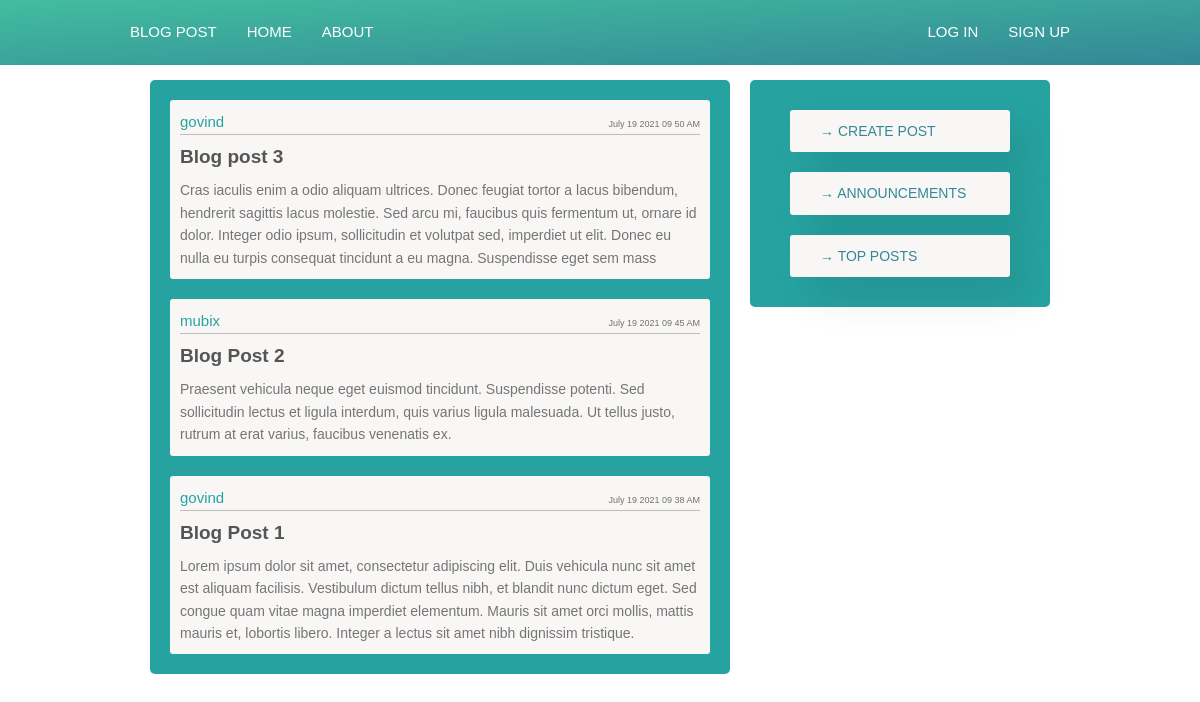
The page / on the database its author committed.
### blog/models.py (models this page shows, shortened)
class Post(models.Model):
    title = models.CharField(max_length=200)
    content = models.TextField()
    date_posted = models.DateTimeField(default=timezone.now)
    author = models.ForeignKey(User, on_delete=models.CASCADE)

### blog/views.py (the view)
# urls.py: path('', views.index, name="home" ),
def index(request):
    latest_posts = Post.objects.order_by('-date_posted')
    context = {
        'posts': latest_posts,
    }
    return render(request, 'blog/index.html', context)

### blog/templates/blog/index.html (shortened to what this page needs)
{% extends 'blog/base.html' %}
{% block content %}
    <div class="blogs">
        {% for post in posts %}
        <div class="blog">
            <div class="blog__box">
                <div class="blog__user">
                    <p class="blog__author">{{ post.author }}</p>
                    <p class="blog__udate">{{post.date_posted | date:"F d Y h i A"}}</p>
                </div>
                <h4 class="blog__title"><a href="{% url 'blog:details' post.id %}" class="blog__link">{{ post.title }}</a></h4>
                <p class="blog__content">{{post.content}}</p>
            </div>
        </div>
        {% endfor %}
    </div>
{% endblock %}

### blog/templates/blog/base.html (shortened to what this page needs)
{% load static %}
<!DOCTYPE html>
<html lang="en">
<head>
    {% block staticLink %}
        <link rel="stylesheet" href="{% static 'css/style.css' %}">
    {% endblock %}
</head>
<body>
    <div class="container">
        {% block navbar %}
            <header class="header">
                <nav class="nav">
                    <ul class="nav__list">
                        <li class="nav__item nav__item--1"><h4><a href="{% url 'blog:home' %}" class="nav__link">Blog Post</a></h4></li>
                        <li class="nav__item nav__item--1"><a href="{% url 'blog:home' %}" class="nav__link">Home</a></li>
                        <li class="nav__item nav__item--2"><a href="#" class="nav__link">About</a></li>
                        {% if user.is_authenticated %}
                            <li class="nav__item nav__item--3"><a href="{% url 'profile' %}" class="nav__link">Profile</a></li>
                            <li class="nav__item nav__item--4"><a href="{% url 'logoutPage' %}" class="nav__link">logout</a></li>
                        {% else %}
                            <li class="nav__item nav__item--3"><a href="{% url 'loginPage' %}" class="nav__link">Log in</a></li>
                            <li class="nav__item nav__item--4"><a href="{% url 'signup' %}" class="nav__link">Sign up</a></li>
                        {% endif %}
                    </ul>
                </nav>
            </header>
        {% endblock %}
        {% block content %}
        {% endblock %}
        {% block sidebar %}
            <div class="side-bar">
                <ul class="side-bar__list">
                    <li class="side-bar__item"><a href="{% url 'blog:createpost' %}" class="side-bar__link">&rarr; Create Post</a></li>
                    <li class="side-bar__item"><a href="#" class="side-bar__link">&rarr; Announcements</a></li>
                    <li class="side-bar__item"><a href="#" class="side-bar__link">&rarr; Top Posts</a></li>
                </ul>
            </div>
        {% endblock%}
    </div>
</body>
</html>

### blog/static/css/style.css (style rules this page uses)
*, *::before, *::after { margin: 0; padding: 0; box-sizing: inherit; }
html { box-sizing: border-box; font-size: 62.5%; }
body { font-family: sans-serif; color: #2a2825; font-weight: 400; line-height: 1.6; }
.container { display: grid; grid-template-columns: [full-start] 1fr repeat(8, [col-start] minmax(min-content, 14rem) [col-end]) 1fr [full-end]; grid-template-rows: 6rem max-content; align-items: start; grid-gap: 2rem; }
.header { background-image: linear-gradient(to right bottom, #42bd9f, #338897); grid-column: full-start / full-end; }
.nav { padding: 2rem; max-width: 98rem; margin: 0 auto; }
.nav__list { height: 100%; list-style: none; display: flex; align-items: center; }
.nav__item { margin-right: 3rem; }
.nav__item:last-child { margin-right: 0rem; }
.nav__item--2 { margin-right: auto; }
.nav__link:link, .nav__link:visited { text-decoration: none; border-bottom: 1px solid transparent; font-size: 1.5rem; font-weight: 400; color: #fff; text-transform: uppercase; display: block; transition: all .2s; }
.blogs { grid-column: col-start 2 / col-end 5; grid-row: 2 / 3; background-color: #26a3a1; padding: 2rem; border-radius: 5px; display: grid; grid-template-columns: 1fr; align-items: start; grid-row-gap: 2rem; }
.blog { background-color: #f9f7f6; padding: 1rem; border-radius: 3px; }
.blog__user { display: flex; align-items: center; border-bottom: 1px solid #BDBDBD; }
.blog__author { font-size: 1.5rem; margin-right: auto; color: #26a3a1; }
.blog__udate { font-size: .9rem; margin-left: 1rem; color: #707070; margin-top: .5rem; }
.blog__box { display: grid; grid-template-columns: 1fr; }
.blog__title { font-size: 1.9rem; color: #555555; margin: .7rem 0; }
.blog__link:link, .blog__link:visited { text-decoration: none; color: #555555; border-bottom: 1px solid transparent; padding-bottom: .5rem; transition: all .2s; }
.blog__content { color: #757575; font-size: 1.4rem; }
.side-bar { grid-column: col-start 6 / col-end 7; grid-row: 2 / 3; align-self: start; background-color: #26a3a1; padding: 3rem 4rem; border-radius: 5px; }
.side-bar__list { list-style: none; display: grid; grid-template-columns: 1fr; grid-row-gap: 2rem; }
.side-bar__item { padding: 1rem 3rem; background-color: #f9f7f6; border-radius: 3px; box-shadow: 2rem 2rem 4rem rgba(0, 0, 0, 0.1); transition: all .2s; }
.side-bar__link:link, .side-bar__link:visited { font-size: 1.4rem; text-decoration: none; color: #338897; font-weight: 400; text-transform: uppercase; border: none; }

### rows shown on the page
Post: author "govind", date_posted "July 19 2021 09 50 AM", title "Blog post 3", content "Cras iaculis enim a odio aliquam ultrices. Donec feugiat tortor a lacus bibendum, hendrerit sagittis lacus molestie. Sed arcu mi, faucibus quis fermentum ut, ornare id dolor. Integer odio ipsum, sollicitudin et volutpat sed, imperdiet ut elit. Donec eu nulla eu turpis consequat tincidunt a eu magna. Suspendisse eget sem mass"
Post: author "mubix", date_posted "July 19 2021 09 45 AM", title "Blog Post 2", content "Praesent vehicula neque eget euismod tincidunt. Suspendisse potenti. Sed sollicitudin lectus et ligula interdum, quis varius ligula malesuada. Ut tellus justo, rutrum at erat varius, faucibus venenatis ex."
Post: author "govind", date_posted "July 19 2021 09 38 AM", title "Blog Post 1", content "Lorem ipsum dolor sit amet, consectetur adipiscing elit. Duis vehicula nunc sit amet est aliquam facilisis. Vestibulum dictum tellus nibh, et blandit nunc dictum eget. Sed congue quam vitae magna imperdiet elementum. Mauris sit amet orci mollis, mattis mauris et, lobortis libero. Integer a lectus sit amet nibh dignissim tristique."
